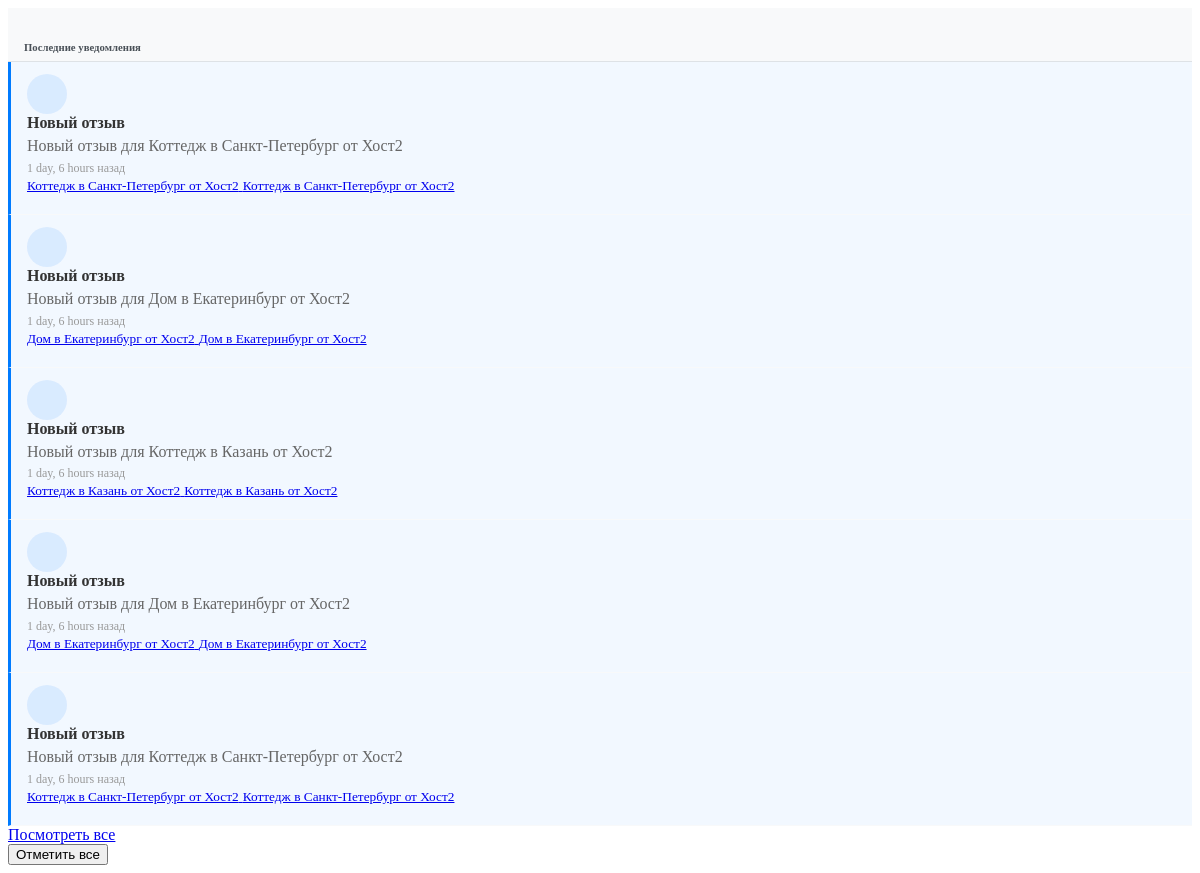
Before: /notifications/api/recent/ (signed in) with the older database file.
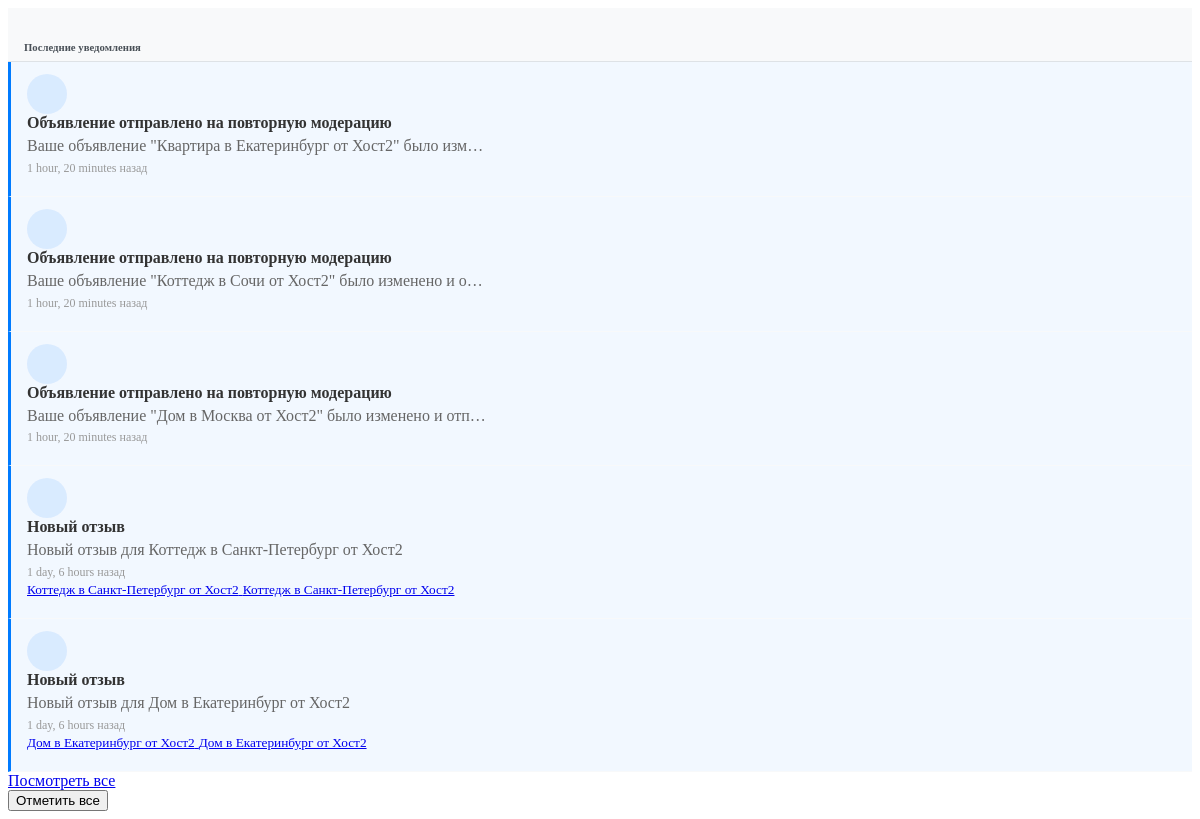
After: the same page with the newer database file.
### notifications/models.py (models this page shows, shortened)
class Notification(models.Model):
    NOTIFICATION_TYPES = [
        ('booking_request', _('Booking Request')),
        ('booking_confirmed', _('Booking Confirmed')),
        ('booking_canceled', _('Booking Canceled')),
        ('message_received', _('Message Received')),
        ('review_received', _('Review Received')),
        ('listing_approved', _('Listing Approved')),
        ('payment_received', _('Payment Received')),
        ('system', _('System Notification')),
    ]
    user = models.ForeignKey(
        settings.AUTH_USER_MODEL,
        on_delete=models.CASCADE,
        related_name='notifications',
        verbose_name=_("User")
    )
    notification_type = models.CharField(
        _("Notification Type"),
        max_length=30,
        choices=NOTIFICATION_TYPES
    )
    title = models.CharField(_("Title"), max_length=255)
    message = models.TextField(_("Message"))
    is_read = models.BooleanField(_("Is Read"), default=False)
    booking = models.ForeignKey(
        'listings.Booking',
        on_delete=models.CASCADE,
        related_name='notifications',
        null=True,
        blank=True,
        verbose_name=_("Related Booking")
    )
    listing = models.ForeignKey(
        'listings.Listing',
        on_delete=models.CASCADE,
        related_name='notifications',
        null=True,
        blank=True,
        verbose_name=_("Related Listing")
    )
    conversation = models.ForeignKey(
        'chat.Conversation',
        on_delete=models.CASCADE,
        related_name='notifications',
        null=True,
        blank=True,
        verbose_name=_("Related Conversation")
    )
    review = models.ForeignKey(
        'listings.Review',
        on_delete=models.CASCADE,
        related_name='notifications',
        null=True,
        blank=True,
        verbose_name=_("Related Review")
    )
    created_at = models.DateTimeField(_("Created At"), auto_now_add=True)
    class Meta:
        verbose_name = _("Notification")
        verbose_name_plural = _("Notifications")
        ordering = ['-created_at']

### listings/models.py (models this page shows, shortened)
class Listing(models.Model):
    title = models.CharField(_("Title"), max_length=100)
    description = models.TextField(_("Description"))
    address = models.CharField(_("Address"), max_length=255)
    city = models.CharField(_("City"), max_length=100)
    state = models.CharField(_("State/Province"), max_length=100)
    country = models.CharField(_("Country"), max_length=100)
    zip_code = models.CharField(_("ZIP/Postal Code"), max_length=20)
    latitude = models.DecimalField(_("Latitude"), max_digits=10, decimal_places=7, null=True, blank=True)
    longitude = models.DecimalField(_("Longitude"), max_digits=10, decimal_places=7, null=True, blank=True)
    price_per_night = models.DecimalField(_("Price per night"), max_digits=10, decimal_places=2)
    cleaning_fee = models.DecimalField(_("Cleaning fee"), max_digits=10, decimal_places=2, default=0)
    service_fee = models.DecimalField(_("Service fee"), max_digits=10, decimal_places=2, default=0)
    bedrooms = models.PositiveSmallIntegerField(_("Bedrooms"))
    bathrooms = models.DecimalField(_("Bathrooms"), max_digits=3, decimal_places=1)
    accommodates = models.PositiveSmallIntegerField(_("Accommodates"))
    property_type = models.CharField(_("Property type"), max_length=50)
    image_urls = models.JSONField(_("Image URLs"), default=list, null=True, blank=True)
    verification_video = models.FileField(
        _("Verification Video"),
        upload_to='verification_videos/',
        null=True,
        blank=True,
        help_text=_("Video proof of property compliance (max 250MB, for moderation only)")
    )
    amenities = models.JSONField(_("Amenities"), default=list)
    house_rules = models.TextField(_("House rules"), blank=True)
    check_in_time = models.TimeField(_("Check-in time"), null=True, blank=True)
    check_out_time = models.TimeField(_("Check-out time"), null=True, blank=True)
    minimum_nights = models.PositiveSmallIntegerField(_("Minimum nights"), default=1)
    maximum_nights = models.PositiveSmallIntegerField(_("Maximum nights"), default=30)
    is_active = models.BooleanField(_("Is active"), default=True)
    is_approved = models.BooleanField(_("Is approved"), default=False)
    host = models.ForeignKey(
        settings.AUTH_USER_MODEL,
        on_delete=models.CASCADE,
        related_name='listings'
    )
    created_at = models.DateTimeField(_("Created at"), auto_now_add=True)
    updated_at = models.DateTimeField(_("Updated at"), auto_now=True)
    class Meta:
        verbose_name = _("Listing")
        verbose_name_plural = _("Listings")
        ordering = ['-created_at', '-id']
        ordering = ['-created_at']

class Review(models.Model):
    rating = models.PositiveSmallIntegerField(
        _("Rating"),
        validators=[MinValueValidator(1), MaxValueValidator(5)]
    )
    comment = models.TextField(_("Comment"))
    listing = models.ForeignKey(
        Listing,
        on_delete=models.CASCADE,
        related_name='reviews'
    )
    reviewer = models.ForeignKey(
        settings.AUTH_USER_MODEL,
        on_delete=models.CASCADE,
        related_name='reviews'
    )
    booking = models.OneToOneField(
        Booking,
        on_delete=models.SET_NULL,
        related_name='review',
        null=True,
        blank=True
    )
    is_approved = models.BooleanField(_("Is approved"), default=True)
    is_edited = models.BooleanField(_("Is edited"), default=False)
    created_at = models.DateTimeField(_("Created at"), auto_now_add=True)
    updated_at = models.DateTimeField(_("Updated at"), auto_now=True)
    class Meta:
        verbose_name = _("Review")
        verbose_name_plural = _("Reviews")
        ordering = ['-created_at']
        constraints = [
            models.UniqueConstraint(
                fields=['listing', 'reviewer'],
                condition=models.Q(booking__isnull=True),
                name='unique_listing_review_no_booking'
            ),
            models.UniqueConstraint(
                fields=['listing', 'reviewer', 'booking'],
                condition=models.Q(booking__isnull=False),
                name='unique_booking_review'
            )
        ]

### notifications/views.py (the view)
# urls.py: path('api/recent/', views.recent_notifications, name='recent_notifications'),
@login_required
def recent_notifications(request):
    notifications = request.user.notifications.filter(is_read=False).order_by('-created_at')[:5]
    return render(request, 'notifications/partials/recent_notifications.html', {
        'notifications': notifications
    })

### notifications/templatetags/notify_tags.py (called while the page is built)
@register.filter
def notification_target_url(notification):
    if notification.booking:
        return f"/listings/bookings/{notification.booking.booking_reference}/"
    elif notification.conversation:
        return f"/chat/{notification.conversation.id}/"
    elif notification.listing:
        return f"/listings/{notification.listing.id}/"
    elif notification.review:
        return f"/listings/{notification.review.listing.id}/"
    return "/notifications/"

### notifications/templates/notifications/partials/recent_notifications.html (shortened to what this page needs)
<div class="dropdown-menu-header">
    <h6 class="dropdown-header">Последние уведомления</h6>
</div>
{% if notifications %}
    {% for notification in notifications %}
    <div class="dropdown-item notification-item {% if not notification.is_read %}unread{% endif %}"
         data-notification-id="{{ notification.id }}"
         data-target-url="{% load notify_tags %}{{ notification|notification_target_url }}"
         style="cursor: pointer;">
        <div class="d-flex">
            <div class="notification-icon me-2">
            </div>
            <div class="flex-grow-1">
                <div class="notification-title small fw-bold">{{ notification.title }}</div>
                <div class="notification-message small text-muted">{{ notification.message|truncatechars:60 }}</div>
                <div class="notification-time small text-muted">{{ notification.created_at|timesince }} назад</div>
                 {% if notification.booking %}
                                <a href="{% url 'listings:booking_detail' notification.booking.booking_reference %}" class="text-decoration-none">
                                    <small class="text-muted">Бронирование #{{ notification.booking.booking_reference|slice:":8" }}</small>
                                </a>
                            {% elif notification.listing %}
                                <a href="{% url 'listings:listing_detail' notification.listing.id %}" class="text-decoration-none">
                                    <small class="text-muted">{{ notification.listing.title }}</small>
                                </a>
                            {% endif %}
                            {% if notification.review %}
                                <a href="{% url 'listings:listing_detail' notification.review.listing.id %}" class="text-decoration-none">
                                    <small class="text-muted">{{ notification.review.listing.title }}</small>
                                </a>
                            {% endif %}
            </div>
            {% if not notification.is_read %}
                <div class="notification-dot">
                    <span class="badge bg-primary rounded-pill">&nbsp;</span>
                </div>
            {% endif %}
        </div>
    </div>
    {% endfor %}
    <div class="dropdown-item text-center">
        <a href="{% url 'notifications:notification_list' %}" class="btn btn-sm btn-outline-primary">Посмотреть все</a>
    </div>
    <div class="dropdown-item text-center">
        <button class="btn btn-sm btn-outline-secondary" onclick="markAllNotificationsRead()">Отметить все</button>
    </div>
{% else %}
    <div class="empty-notifications">
        <i class="fas fa-bell-slash fa-2x"></i>
        <p class="mb-0">Нет уведомлений</p>
    </div>
{% endif %}

Changed rows visible on the page:
no longer on this page (row unchanged): Notification: title "Новый отзыв", message "Новый отзыв для Коттедж в Казань от Хост2", created_at "1 day, 6 hours", listing "Коттедж в Казань от Хост2", review.listing "Коттедж в Казань от Хост2"
no longer on this page (row unchanged): Notification: title "Новый отзыв", message "Новый отзыв для Дом в Екатеринбург от Хост2", created_at "1 day, 6 hours", listing "Дом в Екатеринбург от Хост2", review.listing "Дом в Екатеринбург от Хост2"
no longer on this page (row unchanged): Notification: title "Новый отзыв", message "Новый отзыв для Коттедж в Санкт-Петербург от Хост2", created_at "1 day, 6 hours", listing "Коттедж в Санкт-Петербург от Хост2", review.listing "Коттедж в Санкт-Петербург от Хост2"
added Notification: title "Объявление отправлено на повторную модерацию", message "Ваше объявление \"Квартира в Екатеринбург от Хост2\" было изм…", created_at "1 hour, 20 minutes"
added Notification: title "Объявление отправлено на повторную модерацию", message "Ваше объявление \"Коттедж в Сочи от Хост2\" было изменено и о…", created_at "1 hour, 20 minutes"
added Notification: title "Объявление отправлено на повторную модерацию", message "Ваше объявление \"Дом в Москва от Хост2\" было изменено и отп…", created_at "1 hour, 20 minutes"
